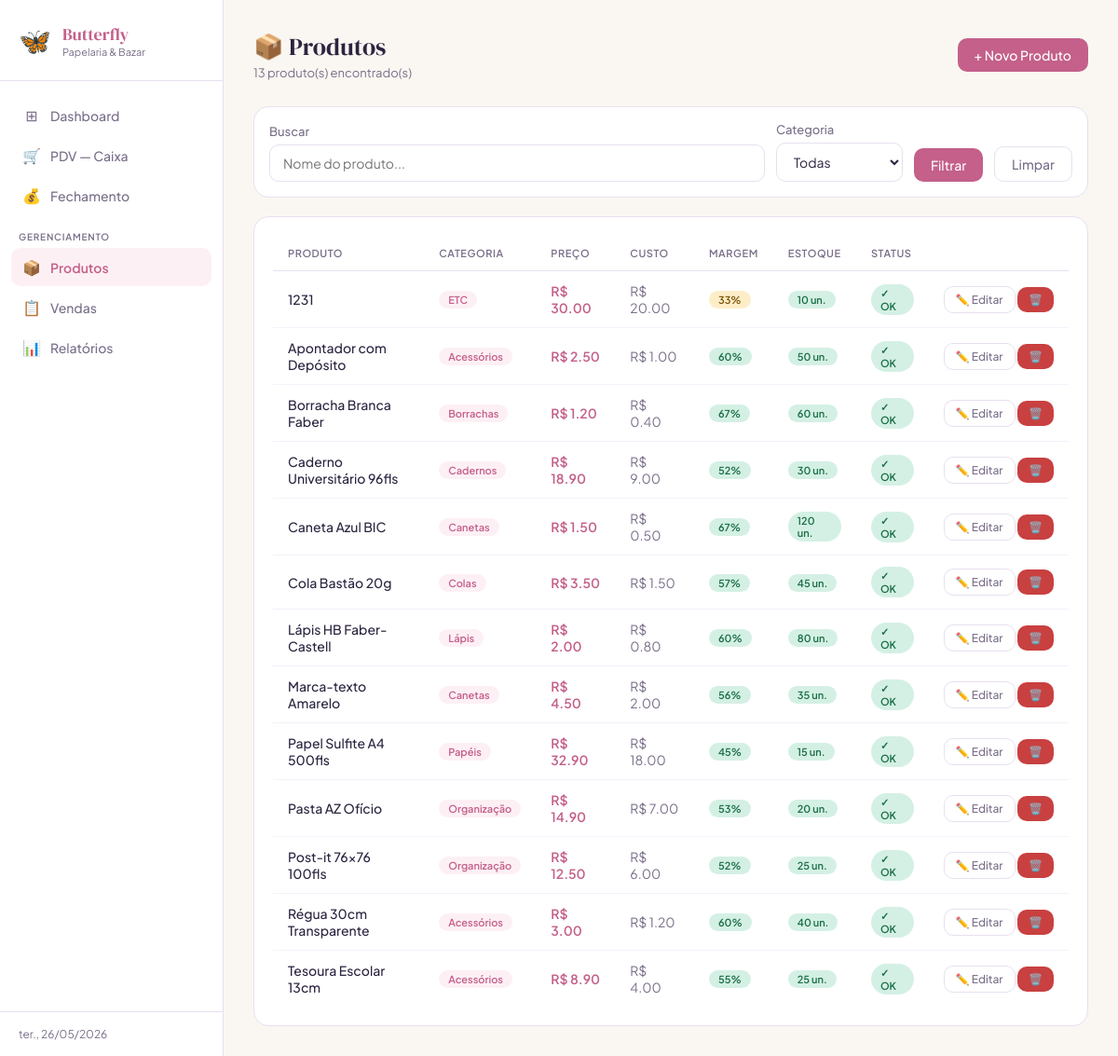
/produtos, run on the app's committed database.
### tables this page shows
CREATE TABLE produtos (
            id INTEGER PRIMARY KEY AUTOINCREMENT,
            nome TEXT NOT NULL,
            categoria TEXT NOT NULL,
            preco REAL NOT NULL,
            custo REAL NOT NULL,
            estoque INTEGER NOT NULL DEFAULT 0,
            estoque_minimo INTEGER NOT NULL DEFAULT 5,
            ativo INTEGER NOT NULL DEFAULT 1,
            criado_em TIMESTAMP DEFAULT CURRENT_TIMESTAMP
        );

### app.py (the view)
@app.route('/produtos')
def produtos():
    conn = get_db()
    busca = request.args.get('busca', '')
    categoria = request.args.get('categoria', '')
    q = "SELECT * FROM produtos WHERE ativo=1"
    params = []
    if busca:
        q += " AND nome LIKE ?"
        params.append(f'%{busca}%')
    if categoria:
        q += " AND categoria=?"
        params.append(categoria)
    q += " ORDER BY nome"
    lista = conn.execute(q, params).fetchall()
    categorias = conn.execute("SELECT DISTINCT categoria FROM produtos WHERE ativo=1 ORDER BY categoria").fetchall()
    conn.close()
    return render_template('produtos.html', produtos=lista, categorias=categorias, busca=busca, categoria=categoria)

### app.py (called while the page is built)
@app.context_processor
def inject_now():
    return {'now': datetime.now()}

def get_db():
    conn = sqlite3.connect(DB)
    conn.row_factory = sqlite3.Row
    return conn

### templates/produtos.html (shortened to what this page needs)
{% extends 'base.html' %}
{% block content %}
<div class="page-header">
  <div>
    <div class="page-title">📦 Produtos</div>
    <div class="page-sub">{{ produtos|length }} produto(s) encontrado(s)</div>
  </div>
  <a href="{{ url_for('novo_produto') }}" class="btn btn-primary">+ Novo Produto</a>
</div>
<div class="card" style="margin-bottom:20px;padding:16px">
  <form method="get" style="display:flex;gap:12px;align-items:flex-end;flex-wrap:wrap">
    <div style="flex:1;min-width:200px">
      <label class="form-label">Buscar</label>
      <input type="text" name="busca" value="{{ busca }}" class="form-control" placeholder="Nome do produto...">
    </div>
    <div>
      <label class="form-label">Categoria</label>
      <select name="categoria" class="form-control">
        <option value="">Todas</option>
      </select>
    </div>
    <button type="submit" class="btn btn-primary">Filtrar</button>
    <a href="{{ url_for('produtos') }}" class="btn btn-outline">Limpar</a>
  </form>
</div>
<div class="card">
  <div class="table-wrap">
    <table>
      <thead>
        <tr>
          <th>Produto</th>
          <th>Categoria</th>
          <th>Preço</th>
          <th>Custo</th>
          <th>Margem</th>
          <th>Estoque</th>
          <th>Status</th>
          <th></th>
        </tr>
      </thead>
      <tbody>
        {% for p in produtos %}
        {% set margem = ((p.preco - p.custo) / p.preco * 100) if p.preco > 0 else 0 %}
        <tr>
          <td style="font-weight:500">{{ p.nome }}</td>
          <td><span class="badge badge-rosa">{{ p.categoria }}</span></td>
          <td style="color:var(--rosa-escuro);font-weight:600">R$ {{ '%.2f'|format(p.preco) }}</td>
          <td style="color:var(--texto-muted)">R$ {{ '%.2f'|format(p.custo) }}</td>
          <td>
            <span class="badge {% if margem >= 40 %}badge-success{% elif margem >= 20 %}badge-warning{% else %}badge-danger{% endif %}">
              {{ '%.0f'|format(margem) }}%
            </span>
          </td>
          <td>
            <span class="{% if p.estoque <= p.estoque_minimo %}badge badge-danger{% elif p.estoque <= p.estoque_minimo * 2 %}badge badge-warning{% else %}badge badge-success{% endif %}">
              {{ p.estoque }} un.
            </span>
          </td>
          <td>
            {% if p.estoque <= p.estoque_minimo %}
              <span class="badge badge-danger">⚠️ Repor</span>
            {% else %}
              <span class="badge badge-success">✓ OK</span>
            {% endif %}
          </td>
          <td style="white-space:nowrap">
            <a href="{{ url_for('editar_produto', id=p.id) }}" class="btn btn-sm btn-outline">✏️ Editar</a>
            <form method="post" action="{{ url_for('excluir_produto', id=p.id) }}" style="display:inline"
              onsubmit="return confirm('Remover {{ p.nome }}?')">
              <button type="submit" class="btn btn-sm btn-danger">🗑️</button>
            </form>
          </td>
        </tr>
        {% else %}
        <tr><td colspan="8" style="text-align:center;color:var(--texto-muted);padding:40px">Nenhum produto encontrado.</td></tr>
        {% endfor %}
      </tbody>
    </table>
  </div>
</div>
{% endblock %}

### templates/base.html (shortened to what this page needs)
<!DOCTYPE html>
<html lang="pt-BR">
<head>
<link rel="stylesheet" href="{{ url_for('static', filename='css/style.css') }}">
</head>
<body>
<aside class="sidebar">
  <div class="sidebar-logo">
    <span class="logo-icon">🦋</span>
    <div>
      <div class="logo-name">Butterfly</div>
      <div class="logo-sub">Papelaria & Bazar</div>
    </div>
  </div>
  <nav class="sidebar-nav">
    <a href="{{ url_for('dashboard') }}" class="nav-item {% if request.endpoint == 'dashboard' %}active{% endif %}">
      <span class="nav-icon">⊞</span> Dashboard
    </a>
    <a href="{{ url_for('pdv') }}" class="nav-item {% if request.endpoint == 'pdv' %}active{% endif %}">
      <span class="nav-icon">🛒</span> PDV — Caixa
    </a>
    <a href="{{ url_for('caixa') }}" class="nav-item {% if request.endpoint == 'caixa' %}active{% endif %}">
      <span class="nav-icon">💰</span> Fechamento
    </a>
    <div class="nav-sep">Gerenciamento</div>
    <a href="{{ url_for('produtos') }}" class="nav-item {% if request.endpoint in ['produtos','novo_produto','editar_produto'] %}active{% endif %}">
      <span class="nav-icon">📦</span> Produtos
    </a>
    <a href="{{ url_for('vendas') }}" class="nav-item {% if request.endpoint in ['vendas','detalhe_venda'] %}active{% endif %}">
      <span class="nav-icon">📋</span> Vendas
    </a>
    <a href="{{ url_for('relatorios') }}" class="nav-item {% if request.endpoint == 'relatorios' %}active{% endif %}">
      <span class="nav-icon">📊</span> Relatórios
    </a>
  </nav>
  <div class="sidebar-footer">
    {% set hoje = namespace(val='') %}
    <div class="sidebar-date">{{ now.strftime('%d/%m/%Y') if now else '' }}</div>
  </div>
</aside>
<main class="main-content">
  {% block content %}{% endblock %}
</main>
</body>
</html>

### static/css/style.css (style rules this page uses)
:root { --rosa: #f4a7c0; --rosa-escuro: #c4608a; --rosa-claro: #fdf0f5; --lilas: #c9b8e8; --lilas-escuro: #7c5cbf; --creme: #faf7f2; --texto: #2c2440; --texto-muted: #7a6e89; --borda: #e8dff0; --branco: #ffffff; --sucesso: #2d9e6b; --aviso: #d48c0a; --erro: #c94040; --sidebar-w: 240px; }
* { box-sizing: border-box; margin: 0; padding: 0; }
body { font-family: 'Plus Jakarta Sans', sans-serif; background: var(--creme); color: var(--texto); display: flex; min-height: 100vh; }
.sidebar { width: var(--sidebar-w); background: var(--branco); border-right: 1px solid var(--borda); display: flex; flex-direction: column; position: fixed; top: 0; left: 0; bottom: 0; overflow-y: auto; }
.sidebar-logo { display: flex; align-items: center; gap: 12px; padding: 24px 20px; border-bottom: 1px solid var(--borda); }
.logo-icon { font-size: 28px; }
.logo-name { font-family: 'DM Serif Display', serif; font-size: 18px; color: var(--rosa-escuro); }
.logo-sub { font-size: 11px; color: var(--texto-muted); }
.sidebar-nav { padding: 16px 12px; flex: 1; }
.nav-sep { font-size: 10px; font-weight: 600; letter-spacing: 0.08em; text-transform: uppercase; color: var(--texto-muted); padding: 16px 8px 6px; }
.nav-item { display: flex; align-items: center; gap: 10px; padding: 10px 12px; border-radius: 10px; text-decoration: none; color: var(--texto-muted); font-size: 14px; font-weight: 500; transition: all 0.15s; margin-bottom: 2px; }
.nav-item.active { background: var(--rosa-claro); color: var(--rosa-escuro); font-weight: 600; }
.nav-icon { font-size: 16px; width: 20px; text-align: center; }
.sidebar-footer { padding: 16px 20px; border-top: 1px solid var(--borda); }
.sidebar-date { font-size: 12px; color: var(--texto-muted); }
.main-content { margin-left: var(--sidebar-w); flex: 1; padding: 32px; max-width: calc(100vw - var(--sidebar-w)); }
.page-header { display: flex; align-items: center; justify-content: space-between; margin-bottom: 28px; }
.page-title { font-family: 'DM Serif Display', serif; font-size: 26px; color: var(--texto); }
.page-sub { font-size: 13px; color: var(--texto-muted); margin-top: 2px; }
.card { background: var(--branco); border: 1px solid var(--borda); border-radius: 16px; padding: 20px; }
.btn { display: inline-flex; align-items: center; gap: 6px; padding: 9px 18px; border-radius: 10px; border: none; font-family: inherit; font-size: 14px; font-weight: 500; cursor: pointer; transition: all 0.15s; text-decoration: none; }
.btn-primary { background: var(--rosa-escuro); color: white; }
.btn-danger { background: var(--erro); color: white; }
.btn-outline { background: transparent; border: 1px solid var(--borda); color: var(--texto-muted); }
.btn-sm { padding: 6px 12px; font-size: 12px; }
.form-label { display: block; font-size: 13px; font-weight: 500; color: var(--texto-muted); margin-bottom: 6px; }
.form-control { width: 100%; padding: 10px 14px; border: 1px solid var(--borda); border-radius: 10px; font-family: inherit; font-size: 14px; color: var(--texto); background: var(--branco); transition: border-color 0.15s; }
.table-wrap { overflow-x: auto; }
table { width: 100%; border-collapse: collapse; font-size: 14px; }
th { text-align: left; padding: 12px 16px; font-size: 11px; font-weight: 600; text-transform: uppercase; letter-spacing: 0.05em; color: var(--texto-muted); border-bottom: 1px solid var(--borda); }
td { padding: 12px 16px; border-bottom: 1px solid #f5f0fa; vertical-align: middle; }
tr:last-child td { border-bottom: none; }
.badge { display: inline-block; padding: 3px 10px; border-radius: 20px; font-size: 11px; font-weight: 600; }
.badge-success { background: #d4f0e4; color: #1a6e46; }
.badge-warning { background: #fdeec8; color: #7a5209; }
.badge-rosa { background: var(--rosa-claro); color: var(--rosa-escuro); }

### data on the page
produtos: nome "1231", categoria "ETC", preco "30.00", custo "20.00", margem "33", estoque "10", estoque_minimo "✓ OK"
produtos: nome "Apontador com Depósito", categoria "Acessórios", preco "2.50", custo "1.00", margem "60", estoque "50", estoque_minimo "✓ OK"
produtos: nome "Borracha Branca Faber", categoria "Borrachas", preco "1.20", custo "0.40", margem "67", estoque "60", estoque_minimo "✓ OK"
produtos: nome "Caderno Universitário 96fls", categoria "Cadernos", preco "18.90", custo "9.00", margem "52", estoque "30", estoque_minimo "✓ OK"
produtos: nome "Caneta Azul BIC", categoria "Canetas", preco "1.50", custo "0.50", margem "67", estoque "120", estoque_minimo "✓ OK"
produtos: nome "Cola Bastão 20g", categoria "Colas", preco "3.50", custo "1.50", margem "57", estoque "45", estoque_minimo "✓ OK"
produtos: nome "Lápis HB Faber-Castell", categoria "Lápis", preco "2.00", custo "0.80", margem "60", estoque "80", estoque_minimo "✓ OK"
produtos: nome "Marca-texto Amarelo", categoria "Canetas", preco "4.50", custo "2.00", margem "56", estoque "35", estoque_minimo "✓ OK"
produtos: nome "Papel Sulfite A4 500fls", categoria "Papéis", preco "32.90", custo "18.00", margem "45", estoque "15", estoque_minimo "✓ OK"
produtos: nome "Pasta AZ Ofício", categoria "Organização", preco "14.90", custo "7.00", margem "53", estoque "20", estoque_minimo "✓ OK"
produtos: nome "Post-it 76x76 100fls", categoria "Organização", preco "12.50", custo "6.00", margem "52", estoque "25", estoque_minimo "✓ OK"
produtos: nome "Régua 30cm Transparente", categoria "Acessórios", preco "3.00", custo "1.20", margem "60", estoque "40", estoque_minimo "✓ OK"
produtos: nome "Tesoura Escolar 13cm", categoria "Acessórios", preco "8.90", custo "4.00", margem "55", estoque "25", estoque_minimo "✓ OK"

### other printed values
{{ produtos|length }} "13"
